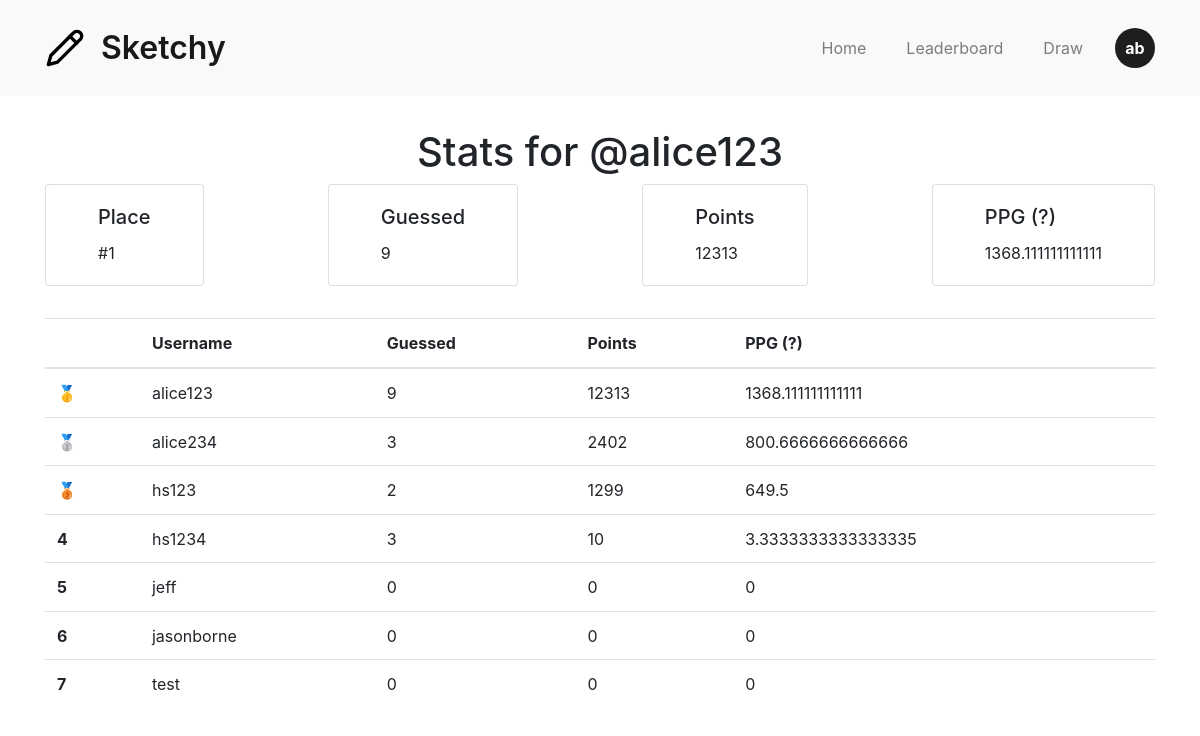
Screenshot of /leaderboard (signed in) with the database file from the repository.
### app/models.py (models this page shows)
class User(UserMixin, db.Model):
    id = db.Column(db.Integer, primary_key=True)
    first_name = db.Column(db.String(50), nullable=False)
    last_name = db.Column(db.String(50), nullable=False)
    username = db.Column(db.String(50), unique=True, nullable=False)
    email = db.Column(db.String(120), unique=True, nullable=False)
    pwd = db.Column(db.String(300), nullable=False)
    guessed = db.Column(db.Integer, default=0)
    points = db.Column(db.Integer, default=0)
    sketches = db.relationship('Sketch', backref='author', lazy='dynamic')

### app/routes.py (the view)
@app.route('/leaderboard')
@login_required
def leaderboard():
    leaderboard = db.session.execute(
        db.select(User).order_by(User.points.desc()).limit(200)
    ).scalars().all()  # Make sure to convert to list if necessary
    current_user_rank = next(
        (index + 1 for index, user in enumerate(leaderboard) if user.id == current_user.id),
        None
    )
    return render_template('leaderboard.html', leaderboard=leaderboard, current_user_rank=current_user_rank)

### app/routes.py (called while the page is built)
@login_manager.user_loader
def load_user(user_id):
    return db.session.get(User, user_id)

### app/templates/leaderboard.html (shortened to what this page needs)
{% extends "layout.html" %}
{% block head %}
    {{ super() }}
    <link rel="stylesheet" href="{{ url_for('static', filename='css/leaderboard.css') }}">
{% endblock %}
{% block content %}
    <h1>Stats for @{{ current_user.username }}</h1>
    <div class="stats-grid">
        <div class="card">
            <div class="card-body">
                <h5 class="card-title">Place</h5>
                <p class="card-text">#{{current_user_rank}}</p>
            </div>
        </div>
        <div class="card">
            <div class="card-body">
                <h5 class="card-title">Guessed</h5>
                <p class="card-text">{{current_user.guessed}}</p>
            </div>
        </div>
        <div class="card">
            <div class="card-body">
                <h5 class="card-title">Points</h5>
                <p class="card-text">{{current_user.points}}</p>
            </div>
        </div>
        <div class="card">
            <div class="card-body">
                <h5 class="card-title">PPG (?)</h5>
                <p class="card-text">{{current_user.points / current_user.guessed if current_user.guessed else 0}}</p>
            </div>
        </div>
    </div>
    <table class="table">
        <thead>
            <tr>
                <th scope="col"></th>
                <th scope="col">Username</th>
                <th scope="col">Guessed</th>
                <th scope="col">Points</th>
                <th scope="col">PPG (?)</th>
            </tr>
        </thead>
        <tbody>
            {% for user in leaderboard %}
            <tr>
                <th scope="row centered">
                    {% if loop.index == 1 %}
                        🥇
                    {% elif loop.index == 2 %}
                        🥈
                    {% elif loop.index == 3 %}
                        🥉
                    {% else %}
                        {{loop.index}}
                    {% endif %}
                </th>
                <td>{{user.username}}</td>
                <td>{{user.guessed}}</td>
                <td>{{user.points}}</td>
                <td>{{user.points / user.guessed if user.guessed else 0}}</td>
            </tr>
            <tr>
            {% endfor %}
        </tbody>
    </table>
{% endblock %}

### app/templates/layout.html (shortened to what this page needs)
<!DOCTYPE html>
<html lang="en">
	<head>
        {% block head %}
            <link rel="stylesheet" href="https://stackpath.bootstrapcdn.com/bootstrap/4.5.2/css/bootstrap.min.css">
            <link rel="stylesheet" href="{{ url_for('static', filename='css/style.css') }}">
        {% endblock %}
	</head>
	<body >
        <header>
            <nav class="navbar navbar-expand-sm navbar-light bg-light">
                <div class="container">
                    <a class="navbar-brand" href="/">
                        <img src="{{ url_for('static', filename='images/logo.svg') }}" alt="sketchy logo"/>
                        Sketchy
                    </a>
                    <div class="collapse navbar-collapse" id="navbarNav">
                        <ul class="navbar-nav ml-auto">
                            <li class="nav-item"><a class="nav-link" href="{{ url_for('index') }}">Home</a></li>
                            <li class="nav-item"><a class="nav-link" href="{{ url_for('leaderboard') }}">Leaderboard</a></li>
                            <li class="nav-item"><a class="nav-link" href="{{ url_for('draw') }}">Draw</a></li>
                            {% if current_user.is_authenticated %}
                                <div class="nav-item dropdown avatar">
                                    <a href="#" role="button" id="avatar-dropdown" data-toggle="dropdown" aria-haspopup="true" aria-expanded="false">
                                        {{ current_user.first_name[0] }}{{ current_user.last_name[0] }}
                                    </a>
                                </div>
                            {% else %}
                                <a class="btn btn-primary" href="{{ url_for('login') }}" role="button">Login</a>
                            {% endif %}
                        </ul>
                    </div>
                </div>
            </nav>
        </header>
        <div class="container">{% block content %}{% endblock %}</div>
	</body>
</html>

### app/static/css/style.css (style rules this page uses)
:root { --primary: #ffffff; --accent: #1E1E1E; --black: #171717; --border: rgba(221, 221, 221, 0.2); --transition-time: 150ms; --border-radius: 0.3em; font-family: 'Inter', sans-serif;; }
body { margin: 0; }
.navbar { height: 6rem; }
.navbar-brand { display: flex; align-items: center; justify-content: center; gap: 1rem; font-weight: 600; font-size: 2rem; }
.navbar-brand > img { width: 2.5rem; height: 2.5rem; }
.navbar-nav { gap: 1.5rem; }
div.avatar { display: flex; justify-content: center; align-items: center; width: 2.5em; height: 2.5em; background-color: var(--accent); text-align: center; border-radius: 50%; cursor: pointer; }
div.avatar > a { color: var(--primary); font-weight: bold; }

### app/static/css/leaderboard.css (style rules this page uses)
.stats-grid { display: flex; flex-direction: row; justify-content: space-between; align-items: center; padding-bottom: 2rem; }
.card { padding: 0 2rem; }
h1 { text-align: center; padding-top: 2rem;; }

### rows the page displays
User: first_name "a", last_name "b", username "alice123", guessed "9", points "12313", guessed+points "1368.111111111111", user.points/user.guessedifuser.guessedelse0 "1368.111111111111"
User: username "alice234", guessed "3", points "2402", user.points/user.guessedifuser.guessedelse0 "800.6666666666666"
User: username "hs123", guessed "2", points "1299", user.points/user.guessedifuser.guessedelse0 "649.5"
User: username "hs1234", guessed "3", points "10", user.points/user.guessedifuser.guessedelse0 "3.3333333333333335"
User: username "jeff", guessed "0", points "0", user.points/user.guessedifuser.guessedelse0 "0"
User: username "jasonborne", guessed "0", points "0", user.points/user.guessedifuser.guessedelse0 "0"
User: username "test", guessed "0", points "0", user.points/user.guessedifuser.guessedelse0 "0"

### other values shown
{{ current_user_rank }} "1"
